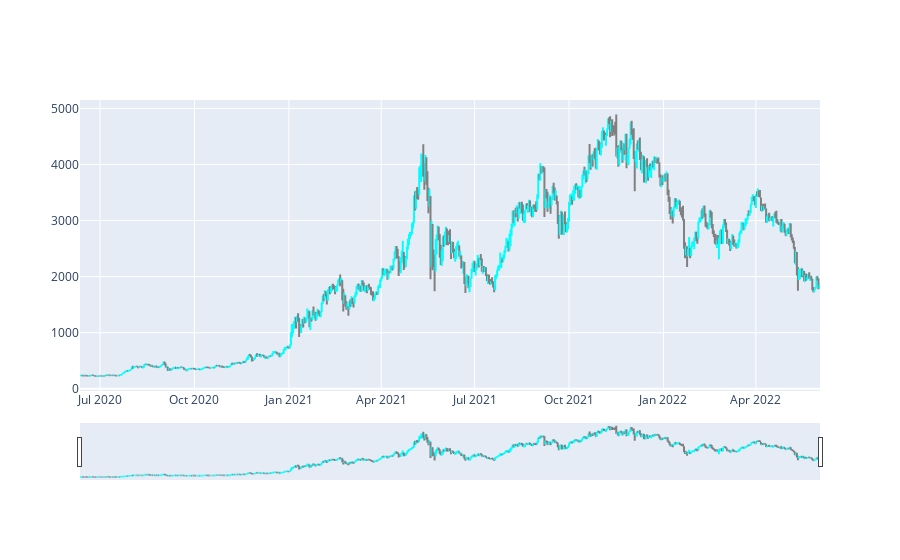

Source (notebook cell):
### Markdown cell above
### Visual trend for price of Ethereum in the last two years

### Code cell
fig = go.Figure(data=[go.Ohlc(
    x=data['Date'],
    open=data.Open["ETH-USD"], high=data.High["ETH-USD"],
    low=data.Low["ETH-USD"], close=data.Close["ETH-USD"],
    increasing_line_color= 'cyan', decreasing_line_color= 'gray'
)])
figure.update_layout(title="Ethereum Price Analysis")
fig.show()

### Figure 1 — Plotly figure (JSON) as saved in the notebook; plotly's stock layout.template omitted (floating-point values rounded to 4 significant figures; data arrays with more than 128 entries replaced by an {"elided": "..."} marker saying what was removed)
{"data": [{"close": {"elided": "721 float values"}, "decreasing": {"line": {"color": "gray"}}, "high": {"elided": "721 float values"}, "increasing": {"line": {"color": "cyan"}}, "low": {"elided": "721 float values"}, "open": {"elided": "721 float values"}, "type": "ohlc", "x": {"elided": "721 str values"}}], "layout": {}}
